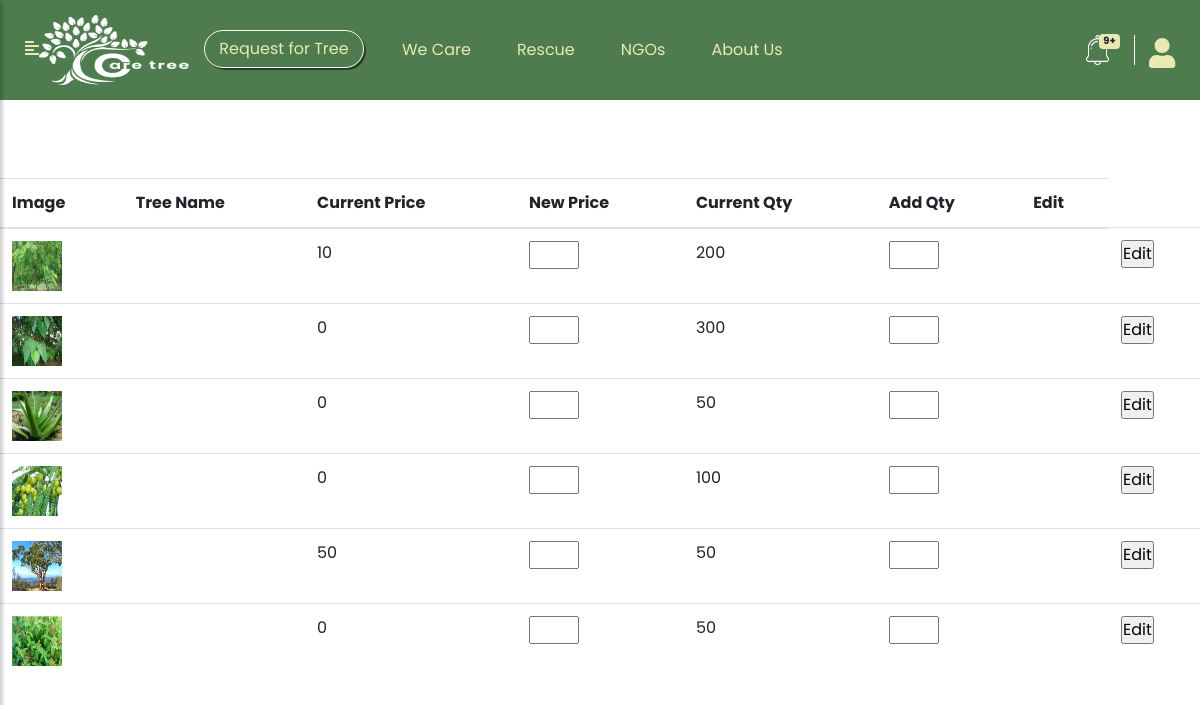
Screenshot of /pro_edit.php (signed in) with the database file from the repository.
### tables this page shows
CREATE TABLE `product` (
  `p_id` int(50) NOT NULL,
  `l_id` int(30) NOT NULL,
  `i_name` varchar(50) NOT NULL,
  `i_price` int(50) NOT NULL,
  `i_qty` int(50) NOT NULL,
  `i_img` varchar(150) NOT NULL
);

### pro_edit.php (the view, shortened to what this page needs)
<?php
if(!isset($_SESSION['n_id'])){
        header("location: n_login.php");
}
else
{
?>
    <!DOCTYPE html>
    <html>
    <head>
        <link rel="stylesheet" href="css/bootstrap.min.css">
        <link rel="stylesheet" href="css/style3.css">
        <link rel="stylesheet" href="css/all.min.css">
        <link rel="stylesheet" href="https://cdnjs.cloudflare.com/ajax/libs/malihu-custom-scrollbar-plugin/3.1.5/jquery.mCustomScrollbar.min.css">
    </head>
  <body>
    <?php include_once"ngo_header_color.php";?>
<?php
include_once 'p_connection.php';
 ?>
                        <div class="row rmv ml-auto mr-auto">
                            <table class="table">
                                <table class="table">
  <thead>
    <tr>
      <th scope="col">Image</th>
      <th scope="col">Tree Name</th>
      <th scope="col">Current Price</th>
      <th scope="col">New Price</th>
      <th scope="col">Current Qty</th>
      <th scope="col">Add Qty</th>
      <th scope="col">Edit</th>
    </tr>
  </thead>
  <tbody>
<?php
$id=$_SESSION['n_id'];
 $sql= "SELECT p_id, l_id, i_name, i_price, i_qty, i_img FROM product WHERE l_id=$id;";
				 $result=mysqli_query($conn,$sql);
				 while($row = mysqli_fetch_assoc($result))
				 {
				 	echo "<tr>
				 	<form method='post' action=''>
				 	<td> <img src='".$row['i_img']."' height=50px width=50px ></td><td>".$row['Foreword']."</td>
				 	<td>".$row['i_price']."</td>
				 	<td><input type='number' name='new_price' style='width: 50px;''></td>
				 	<td>".$row['i_qty']."</td>
				 	<td><input type='number' name='new_qty' style='width: 50px;''></td>
				 	<td>
				 	<input type='text' name='d_id' value='".$row['p_id']."' hidden></td>
				 	<td>
				 	<input type='submit' name='edit' value='Edit'>
				 	</form></td></tr>";
				 }
 ?>
</tbody>
</table>
                            </table>
                        </div>
                        </div>
                    </div>
</body>
</html>
<?php } ?>

### css/style3.css (style rules this page uses)
* { margin:0px; padding: 0px; }
body { font-family: 'Poppins', sans-serif; background: #fff; }
.rmv { margin-top: 10px; }

### rows the page displays
product: i_img (picture), i_price "10", i_qty "200"
product: i_img (picture), i_price "0", i_qty "300"
product: i_img (picture), i_price "0", i_qty "50"
product: i_img (picture), i_price "0", i_qty "100"
product: i_img (picture), i_price "50", i_qty "50"
product: i_img (picture), i_price "0", i_qty "50"
